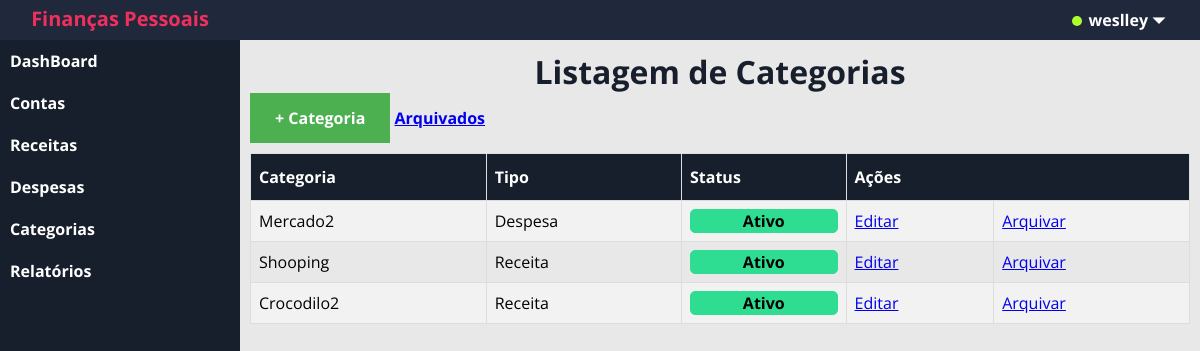
The app's page /?c=categorias (signed in), older data.
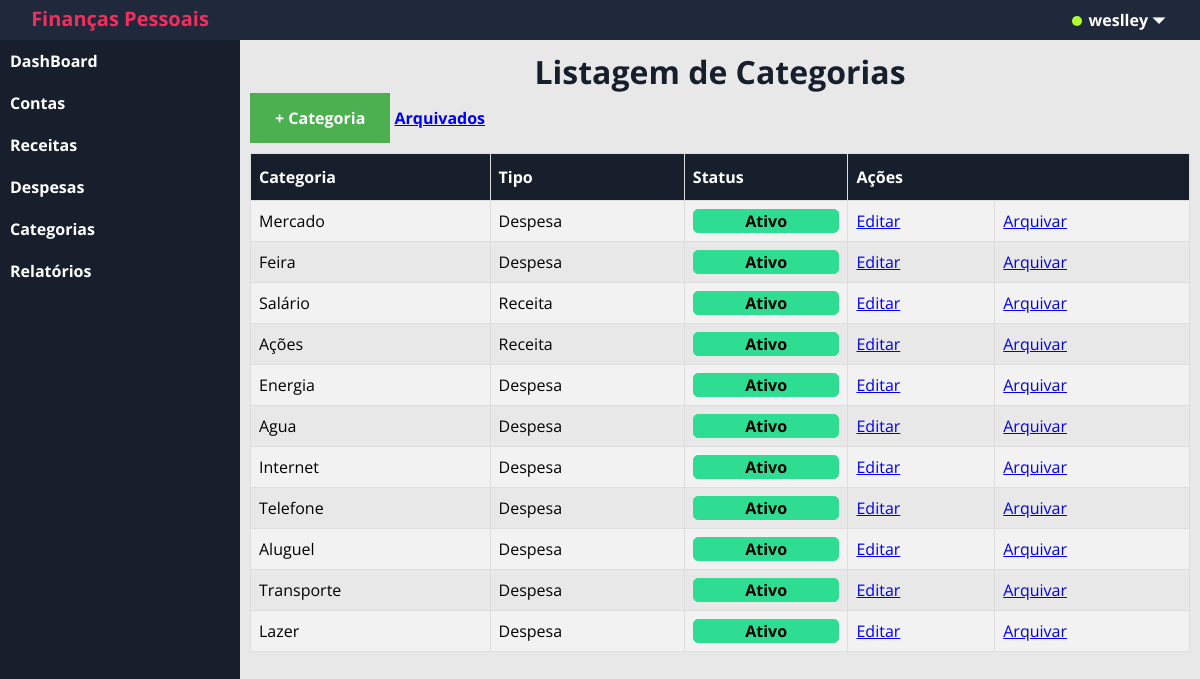
The same page, newer data.
### tables this page shows
CREATE TABLE `categoria` (
  `id` int(11) NOT NULL,
  `nome` varchar(60) NOT NULL,
  `tipo` varchar(7) NOT NULL,
  `statusCat` tinyint(1) DEFAULT NULL,
  `idUsuario` int(11) DEFAULT NULL
);

### app/controller/Categorias.php (called while the page is built, shortened)
<?php
    class Categorias extends Controller
    {
        public function index()
        {
            try {
                $carRespository = new Repository('app\model\class\Categoria');
                $criteria = new Criteria;
                $criteria->add('idUsuario','=',Usuario::get('id'));
                if(isset($_GET['f'])&& $_GET['f'] =='arquivados')
                {
                    $criteria->add('statusCat','=','0');
                }
                else{
                    $criteria->add('statusCat','=','1');
                }
                $resultado = $carRespository->load($criteria);
            } catch (\Exception $e) {
                echo $e->getMessage();
                Transaction::rollback();
            }
            $this->view([
                'template/header',
                'categoria/listagem',
                'template/footer'
            ],[
                'usuario_logado' => Usuario::get('nome'),
                'catItens' => $resultado,
                'msg' => FlashMessage::get()
            ]);
        }
    }

### app/model/Repository.php (called while the page is built, shortened)
<?php
    final class Repository
    {
        private $activeRecord;
        public function __construct($class)
        {
            $this->activeRecord = $class;
        }
        public function load(Criteria|null $criteria = null)
        {
            $sql = "SELECT * FROM ".constant($this->activeRecord.'::TABLENAME');
            if($criteria)
            {
                $expressao = $criteria->dump();
                if($expressao)
                {
                    $sql .= " WHERE ".$expressao;
                }
            }
            if($conn = Transaction::get())
            {
                $result = $conn->query($sql);
                $results = array();
                if($result)
                {
                    while($row = $result->fetchObject($this->activeRecord))
                    {
                        $results[] = $row;
                    }
                    return $results;
                }
            }
            else
            {
                throw new \Exception('Não há transação ativa!');
            }
        }
    }

### app/model/Criteria.php (called while the page is built, shortened)
<?php
    class Criteria
    {
        private $filters;
        function __construct()
        {
            $this->filters = array();
        }
        public function add($variable,$compare_operator,$value,$logic_operator = 'and',$transform = true)
        {
            if(empty($this->filters))
            {
                $logic_operator = null;
            }
            if($transform)
            {
                $this->filters[] = [$variable,$compare_operator,$this->transform($value),$logic_operator];
            }
            else{
                $this->filters[] = [$variable,$compare_operator,$value,$logic_operator];
            }
        }
        public function transform($value)
        {
            if(is_array($value))
            {
                foreach($value as $x)
                {
                    if(is_integer($x)){
                        $foo[] = $x;
                    }
                    else if(is_string($x))
                    {
                        $foo[] = "'$x'";
                    }
                }
                $result = '('.implode(',',$foo).')';
            }
            else if(is_string($value))
            {
                $result = "'$value'";
            }
            return $result;
        }
        public function dump()
        {
            if(is_array($this->filters) and count($this->filters) > 0)
            {
                $result = '';
                foreach($this->filters as $filter)
                {
                    $result .= $filter[3].' '.$filter[0].' '.$filter[1].' '.$filter[2].' ';
                }
                $result = trim($result);
                return "({$result})";
            }
        }
    }

### app/model/Record.php (called while the page is built, shortened)
<?php
    abstract class Record
    {
        protected array $data;
        public function __set($prop,$value)
        {
           if(method_exists($this,'set_'.$prop))
           {
            call_user_func(array($this,'set_'.$prop),$value);
           }
           else
           {
               if($value == null)
               {
                   unset($this->data[$prop]);
               }
               else{
                   $this->data[$prop] = $value;
               }
           }
        }
        public function __get($prop)
        {
           if(method_exists($this,'get_'.$prop))
           {
            return call_user_func(array($this,'get_'.$prop));
           }
           else
           {
               if(isset($this->data[$prop]))
               {
                   return $this->data[$prop];
               }
           }
        }
    }

### app/view/categoria/listagem.php (the view, shortened to what the changed rows need)
<h1 id="titulo-categoria">Listagem de Categorias</h1>
<a href="./?c=categorias&m=inserir" id="btn-catInserir"><b>+ Categoria</b></a>
<a href="./?c=categorias&f=arquivados"><b>Arquivados</b></a>
<table id="customers">
  <tr>
    <th>Categoria</th>
    <th>Tipo</th>
    <th>Status</th>
    <th colspan="2">Ações</th>
  </tr>
  <?php
    if(isset($catItens) && count($catItens) > 0):
      foreach ($catItens as $categoria):
  ?>
  <tr>
    <td><?= $categoria->nome ?></td>
    <td><?= $categoria->tipo?></td>
    <td><?= $categoria->statusCat ? '<div class ="status_categoria_ativo">Ativo</div>' :'<div class ="status_categoria_arquivado">Arquivado</div>' ?></td>
    <?php if(isset($_GET['f'])&& $_GET['f'] =='arquivados'): ?>
      <td><a href="./?c=categorias&m=ativar&id=<?= $categoria->id ?>">Reativar</a></td>
    <?php else: ?>
      <td><a href="./?c=categorias&m=editar&id=<?= $categoria->id ?>">Editar</a></td>
      <td><a href="./?c=categorias&m=arquivar&id=<?= $categoria->id ?>">Arquivar</a></td>
    <?php endif; ?>
  </tr>
  <?php endforeach;?>
  <?php else:?>
    <tr>
    <td colspan="4" style="text-align: center;">Vazio!</td>
    </tr>
  <?php endif;?>
</table>

### app/controller/Controller.php (shortened to what the changed rows need)
<?php
    abstract class Controller
    {
        protected function view(array $templates,array $dados = array())
        {
            foreach($templates as $template)
            {
                require_once __DIR__."/../view/{$template}.php";
            }
        }
    }

### app/view/template/header.php (shortened to what the changed rows need)
<!DOCTYPE html>
<html lang="pt-br">
<head>
    <link rel="stylesheet" type="text/css" href="assets/css/style.css">
    <link rel="stylesheet" type="text/css" href="assets/css/dashboard.css">
    <link rel="stylesheet" href="https://cdnjs.cloudflare.com/ajax/libs/font-awesome/6.0.0-beta2/css/all.min.css">
</head>
<body>
    <div id="sdsd">
        <div id="ini-menu">
            <a href="./">Finanças Pessoais</a>
        </div>
        <div class="dropdown">
            <button class="dropbtn"> <div id="circulo-on"></div> <?= $usuario_logado ?> &#9207</button>
        </div>
    </div>
    <div id="menu">
        <ul>
            <li><a href="./?c=home">DashBoard</a></li>
            <li><a href="./?c=contas">Contas</a></li>
            <li><a href="./?c=receita">Receitas</a></li>
            <li><a href="./?c=despesa">Despesas</a></li>
            <li><a href="./?c=categorias">Categorias</a></li>
            <li><a href="./?c=relatorios">Relatórios</a></li>
        </ul>
    </div>
    <div id="conteudo">
        <div class="exemplo">

Row changes from the older to the newer data that the page shows:
removed categoria: nome "Mercado2", tipo "Despesa", statusCat "Ativo"
no longer on this page (row edited): categoria: nome "Shooping", tipo "Receita", statusCat "Ativo"
no longer on this page (row edited): categoria: nome "Crocodilo2", tipo "Receita", statusCat "Ativo"
now on this page (row edited): categoria: nome "Mercado", tipo "Despesa", statusCat "Ativo"
now on this page (row edited): categoria: nome "Feira", tipo "Despesa", statusCat "Ativo"
now on this page (row edited): categoria: nome "Salário", tipo "Receita", statusCat "Ativo"
added categoria: nome "Ações", tipo "Receita", statusCat "Ativo"
added categoria: nome "Energia", tipo "Despesa", statusCat "Ativo"
added categoria: nome "Agua", tipo "Despesa", statusCat "Ativo"
added categoria: nome "Internet", tipo "Despesa", statusCat "Ativo"
added categoria: nome "Telefone", tipo "Despesa", statusCat "Ativo"
added categoria: nome "Aluguel", tipo "Despesa", statusCat "Ativo"
added categoria: nome "Transporte", tipo "Despesa", statusCat "Ativo"
added categoria: nome "Lazer", tipo "Despesa", statusCat "Ativo"
